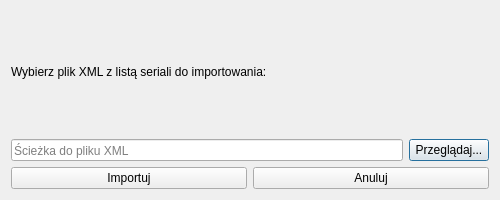
<?xml version="1.0" encoding="UTF-8"?>
<ui version="4.0">
 <class>MyAnimeListDialog</class>
 <widget class="QDialog" name="MyAnimeListDialog">
  <property name="geometry">
   <rect>
    <x>0</x>
    <y>0</y>
    <width>500</width>
    <height>200</height>
   </rect>
  </property>
  <property name="windowTitle">
   <string>Importuj listę seriali z pliku XML</string>
  </property>
  <layout class="QVBoxLayout" name="verticalLayout">
   <item>
    <widget class="QLabel" name="instructionsLabel">
     <property name="text">
      <string>Wybierz plik XML z listą seriali do importowania:</string>
     </property>
    </widget>
   </item>
   <item>
    <layout class="QHBoxLayout" name="filePickerLayout">
     <item>
      <widget class="QLineEdit" name="filePathInput">
       <property name="readOnly">
        <bool>true</bool>
       </property>
       <property name="placeholderText">
        <string>Ścieżka do pliku XML</string>
       </property>
      </widget>
     </item>
     <item>
      <widget class="QPushButton" name="browseButton">
       <property name="text">
        <string>Przeglądaj...</string>
       </property>
      </widget>
     </item>
    </layout>
   </item>
   <item>
    <layout class="QHBoxLayout" name="buttonLayout">
     <item>
      <widget class="QPushButton" name="importButton">
       <property name="text">
        <string>Importuj</string>
       </property>
      </widget>
     </item>
     <item>
      <widget class="QPushButton" name="cancelButton">
       <property name="text">
        <string>Anuluj</string>
       </property>
      </widget>
     </item>
    </layout>
   </item>
  </layout>
 </widget>
 <resources/>
 <connections/>
</ui>
